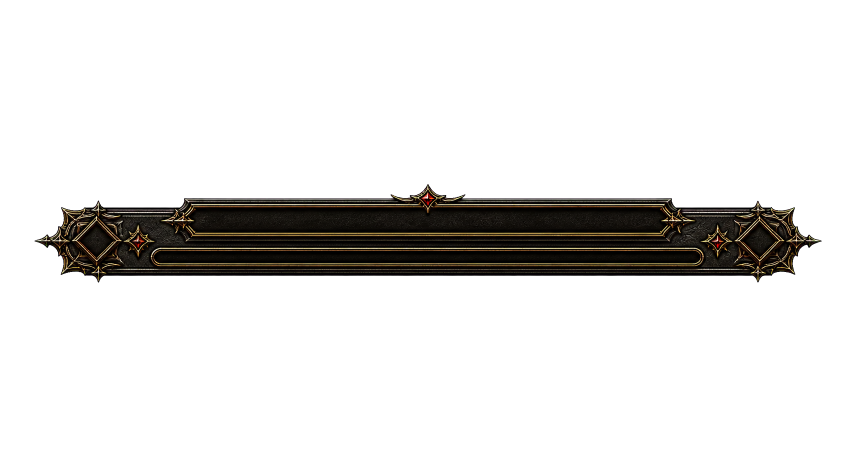
#> input picture Content/UI/HUD/Gothic/Source/T_HUD_GothicMonsterInfoFrame_AlphaUntrimmed.png, 1712 x 919 px (shown at 1/2 size)
$ python PrepareGothicMonsterInfoFrame.py
#> lines starting #> are read from the running program, lines starting #| are printed output that depends on the picture
"""Fit the generated transparent monster-info frame into an 840x136 UI canvas."""

from __future__ import annotations

from pathlib import Path

from PIL import Image


PROJECT_ROOT = Path(__file__).resolve().parents[1]
SOURCE = PROJECT_ROOT / "Content/UI/HUD/Gothic/Source/T_HUD_GothicMonsterInfoFrame_AlphaUntrimmed.png"
OUTPUT = PROJECT_ROOT / "Content/UI/HUD/Gothic/T_HUD_GothicMonsterInfoFrame.png"
TARGET_SIZE = (840, 136)
EDGE_PADDING = 8


def main() -> None:
    source = Image.open(SOURCE).convert("RGBA")
#> source is the input picture: PIL image 1712x919 RGBA; mean R, G, B, A 5.4, 4.4, 3.1, 35.7
    bounds = source.getchannel("A").getbbox()
#> bounds = (69, 368, 1644, 566)
    if not bounds:
        raise RuntimeError("Generated monster-info frame contains no visible pixels")

    left, top, right, bottom = bounds
#> left = 69; top = 368; right = 1644; bottom = 566
    crop_bounds = (
        max(0, left - EDGE_PADDING),
        max(0, top - EDGE_PADDING),
        min(source.width, right + EDGE_PADDING),
        min(source.height, bottom + EDGE_PADDING),
    )
#> crop_bounds = (61, 360, 1652, 574)
    cropped = source.crop(crop_bounds)
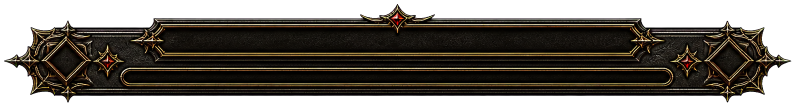
#> cropped: PIL image 1591x214 RGBA (shown at 1/2 size); mean R, G, B, A 24.9, 20.3, 14.3, 164.9; transparent parts drawn white

    usable_width = TARGET_SIZE[0] - EDGE_PADDING * 2
    usable_height = TARGET_SIZE[1] - EDGE_PADDING * 2
    scale = min(usable_width / cropped.width, usable_height / cropped.height)
#> scale = 0.518
    fitted_size = (
        max(1, round(cropped.width * scale)),
        max(1, round(cropped.height * scale)),
    )
#> fitted_size = (824, 111)
    fitted = cropped.resize(fitted_size, Image.Resampling.LANCZOS)
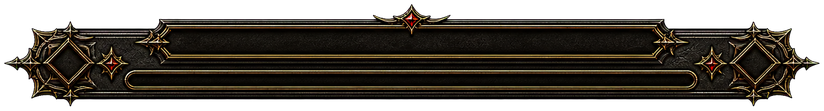
#> fitted: PIL image 824x111 RGBA; mean R, G, B, A 25.9, 21.3, 14.8, 165; transparent parts drawn white
    final = Image.new("RGBA", TARGET_SIZE, (0, 0, 0, 0))
#> final: PIL image 840x136 RGBA; every value is 0
    position = (
        (TARGET_SIZE[0] - fitted.width) // 2,
        (TARGET_SIZE[1] - fitted.height) // 2,
    )
#> position = (8, 12)
    final.alpha_composite(fitted, position)
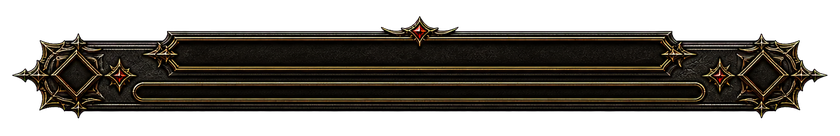
#> final: PIL image 840x136 RGBA; mean R, G, B, A 20.7, 17, 11.9, 132.1; transparent parts drawn white
    final.save(OUTPUT)

    corner_alpha = [
        final.getpixel((0, 0))[3],
        final.getpixel((final.width - 1, 0))[3],
        final.getpixel((0, final.height - 1))[3],
        final.getpixel((final.width - 1, final.height - 1))[3],
    ]
#> corner_alpha = [0, 0, 0, 0]
    visible_bounds = final.getchannel("A").getbbox()
#> visible_bounds = (10, 14, 830, 121)
    if any(corner_alpha) or not visible_bounds or final.size != TARGET_SIZE:
        raise RuntimeError("Final monster-info frame validation failed")

    print(
        {
            "source_size": source.size,
            "crop_bounds": crop_bounds,
            "cropped_size": cropped.size,
            "fitted_size": fitted_size,
            "final_size": final.size,
            "corner_alpha": corner_alpha,
            "visible_bounds": visible_bounds,
        }
    )
#| {'source_size': (1712, 919), 'crop_bounds': (61, 360, 1652, 574), 'cropped_size': (1591, 214), 'fitted_size': (824, 111), 'final_size': (840, 136), 'corner_alpha': [0, 0, 0, 0], 'visible_bounds': (10, 14, 830, 121)}


if __name__ == "__main__":
    main()
